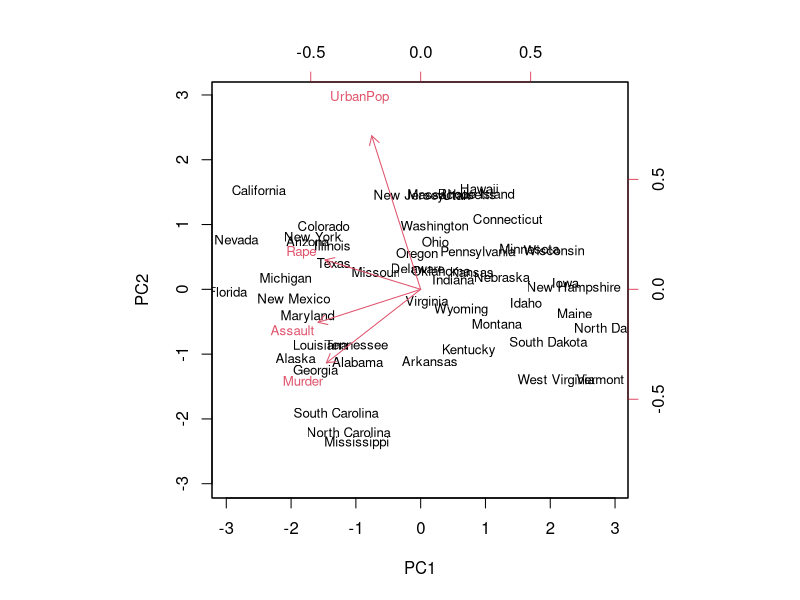
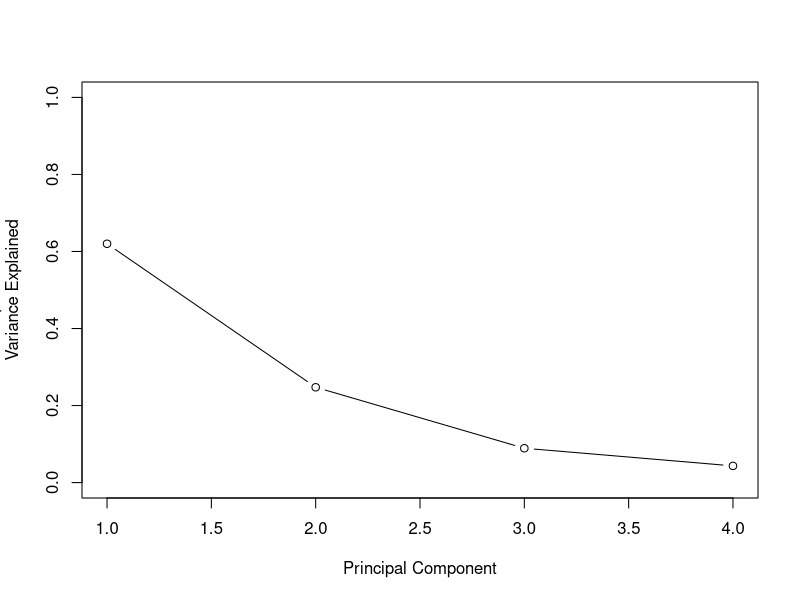
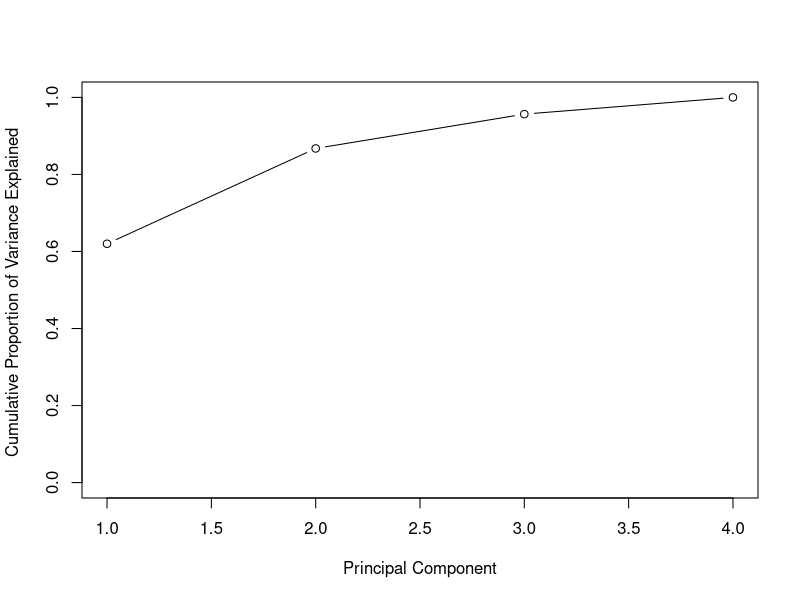

Reproduce these figures in R, in order.
## ---- chunk 1
knitr::opts_chunk$set(echo = TRUE, cache = TRUE, fig.width = 5, fig.height = 4, fig.align = 'center')
## ---- chunk 2
states<- row.names(USArrests)
states
## ---- chunk 3
names(USArrests)
## ---- chunk 4
summary(USArrests)
## ---- chunk 5
apply(USArrests, 2, var)
## ---- chunk 6
pr.out <- prcomp ( USArrests , scale = TRUE )
## ---- chunk 7
names(pr.out)
## ---- chunk 8
pr.out$center
## ---- chunk 9
pr.out$scale
## ---- chunk 10
pr.out$rotation
## ---- chunk 11
dim(pr.out$x)
## ---- chunk 12
biplot(pr.out, scale = 0, cex=0.8)
## ---- chunk 13
pr.out$sdev
## ---- chunk 14
pr.out$sdev^2
## ---- chunk 15
pve <- pr.out$sdev^2/sum(pr.out$sdev^2); pve
## ---- chunk 16
plot( pve, xlab ="Principal Component", ylab ="Proportion of
Variance Explained", ylim = c (0 ,1), type = 'b')
## ---- chunk 17
plot( cumsum( pve ), xlab ="Principal Component", ylab="Cumulative Proportion of Variance Explained ", ylim = c (0 ,1) ,type = 'b')
